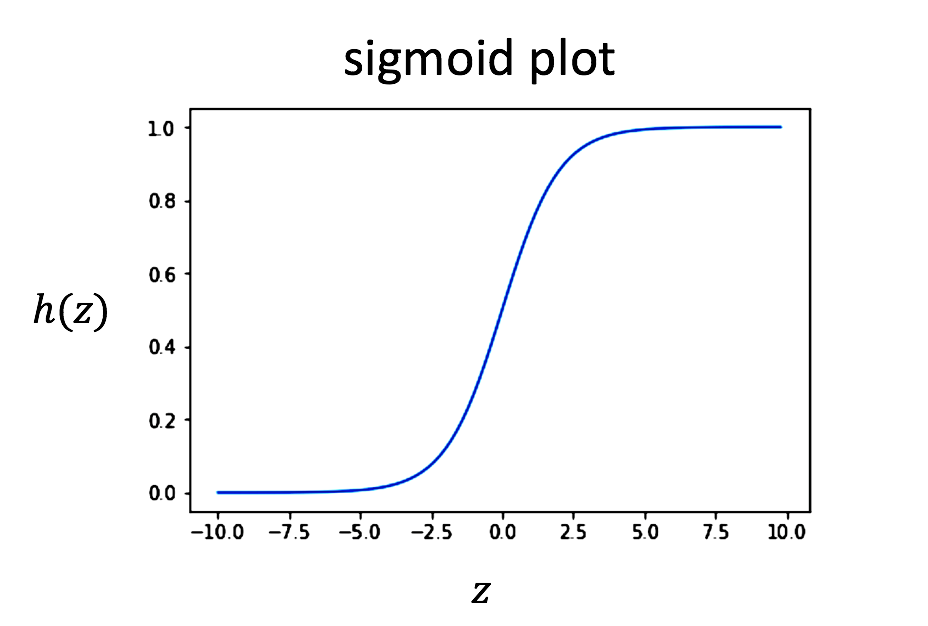
#> input picture Natural Languaje Processing Specialization/1 - Natural Language Processing with Classification and Vector Spaces/Week 1/Assignment/images/sigmoid_plot.jpg, 928 x 626 px; its folder holds only this picture in this run
$ jupyter execute --allow-errors train-classification-svm-hog.ipynb
#> lines starting #> are read from the running program, lines starting #| are printed output that depends on the picture
<h2>H.O.G. and SVM Image Classification with OpenCV and <a href="https://vision.skills.network/?utm_medium=Exinfluencer&utm_source=Exinfluencer&utm_content=000026UJ&utm_term=10006555&utm_id=NA-SkillsNetwork-Channel-cvstudio-2021-01-01"> Computer Vision Learning Studio (CV Studio)</a></h2></h2>
<h3>Project: Training_an_image_classifier_with_SVM</h3>
<h3>Training Run: Train SVM image classifier</h3>

Estimated time needed: **60** minutes

You will learn how to train images with Support  Vector Machines (SVM). SVM is a supervised  learning  model that analyze data used for classification and regression analysis. We will be using SVM to classify images.

## Objectives

We will be classifying images using <code>Sklearn</code> and <a href="https://vision.skills.network/?utm_medium=Exinfluencer&utm_source=Exinfluencer&utm_content=000026UJ&utm_term=10006555&utm_id=NA-SkillsNetwork-Channel-cvstudio-2021-01-01"> Computer Vision Learning Studio (CV Studio)</a>. CV Studio is a fast, easy and collaborative open-source Computer Vision tool for teams and individuals. You can upload your datasets and label them yourself. If you created a separate folder for each image class, the tool will do the labeling for you. H.O.G. combined with SVM was one of the ways image classification was done before more advanced methods like Deep Learning became popular.

<ul>
    <li>This tool contains the following sections:
        <ul>
            <li>Import Libraries</li>
            <li>Image Files and Paths  </li>
            <li>Plotting an Image </li>
            <li>H.O.G. as a feature descriptor </li>
            <li>SVM for Image classification </li>
            <li>Save your model to CVStudio</li>
            <li>What's Next</li>
        </ul>
    </li>
</ul>

***

## Import Important Libraries and Define Auxilary Functions

Libraries for data processing and visualization:

[cell 1]
import numpy as np
import pandas as pd
import matplotlib.pyplot as plt
from imutils import paths
import seaborn as sns
import random
import time
from datetime import datetime

Libraries for image pre-processing and classification:

[cell 2]
import cv2
from sklearn.externals import joblib
from skimage.feature import hog
#> (the rest of this cell did not finish here and is left out)

Libraries for OS and Cloud:

[cell 3]
import os
from skillsnetwork import cvstudio

We will load and process every image. Let's go over some concepts:

<ul>
        <ul>
            <li><code>cv2.resize()</code> to resize the image </li>
            <li><code>cv2.COLOR_BGR2GRAY()</code> will convert the images to greyscale image</li>
            <li><code>hog()</code> will get the H.O.G. features from the image </li>
        </ul>

</ul>

We will use this function to read and preprocess the images, the function will be explained in the **Histogram of Oriented Gradients (H.O.G.)** section.

[cell 4]
def load_images(image_paths):
# loop over the input images
    for (i, image_path) in enumerate(image_paths):
        #read image
        image = cv2.imread(image_path)
#> image is the input picture: shape (626, 928, 3); mean B, G, R 249.7, 249.1, 248.8
        image = np.array(image).astype('uint8')
        image = cv2.resize(image, (64, 64))
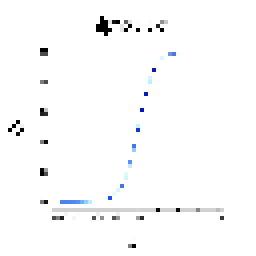
#> image: shape (64, 64, 3) (shown 4 times larger); mean B, G, R 251.4, 250.8, 250.5
        grey_image = cv2.cvtColor(image, cv2.COLOR_BGR2GRAY)
        hog_features, hog_images = hog(grey_image,
                              visualize=True,
                              block_norm='L2-Hys',
                              pixels_per_cell=(16, 16))
#> hog_features = 324 values, max 0.34 at index 252, min 0 at index 3, mean 0.0516
        #label image using the annotations
        label = class_object.index(annotations["annotations"][image_path[7:]][0]['label'])
        train_images.append(hog_features)
        train_labels.append(label)
